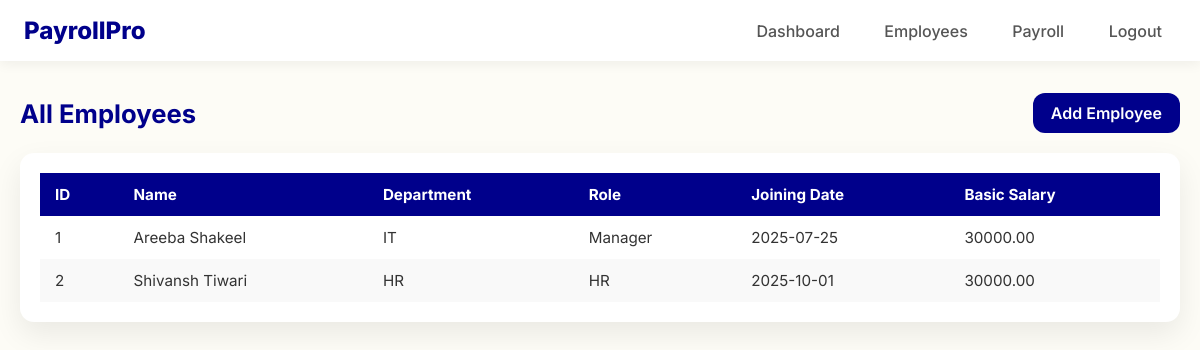
Page /employees (signed in) on the committed database.
### app.py (models this page shows)
class Employee(db.Model):
    id = db.Column(db.Integer, primary_key=True)
    name = db.Column(db.String(100))
    department = db.Column(db.String(100))
    role = db.Column(db.String(100))
    joining_date = db.Column(db.String(100))
    basic_salary = db.Column(db.Float)

### app.py (the view)
@app.route('/employees')
def view_employees():
    if not session.get('user_id'):
        return redirect(url_for('login'))
    employees = Employee.query.all()
    return render_template('view_employees.html', employees=employees)

### app.py (called while the page is built)
@app.context_processor
def inject_current_year():
    return { 'current_year': datetime.now().year }

### templates/view_employees.html (shortened to what this page needs)
<!DOCTYPE html>
<html lang="en">
<head>
</head>
<body>
<header>
    <a class="brand" href="#">PayrollPro</a>
    <div class="nav-links">
        <a href="{{ url_for('dashboard') }}">Dashboard</a>
        <a href="{{ url_for('view_employees') }}">Employees</a>
        <a href="{{ url_for('view_salaries') }}">Payroll</a>
        <a href="{{ url_for('logout') }}">Logout</a>
    </div>
</header>
<main>
    <section class="table-section">
        <div class="table-actions">
            <h2>All Employees</h2>
            <a class="btn-primary" style="color: white;" href="{{ url_for('add_employee') }}">Add Employee</a>
        </div>
        <div class="table-card">
            <table class="responsive-table">
                <thead >
                    <tr style="color: white;"><th>ID</th><th>Name</th><th>Department</th><th>Role</th><th>Joining Date</th><th>Basic Salary</th></tr>
                </thead>
                <tbody>
                    {% for emp in employees %}
                    <tr>
                        <td>{{ emp.id }}</td>
                        <td>{{ emp.name }}</td>
                        <td>{{ emp.department }}</td>
                        <td>{{ emp.role }}</td>
                        <td>{{ emp.joining_date }}</td>
                        <td>{{ "{:.2f}".format(emp.basic_salary) }}</td>
                    </tr>
                    {% endfor %}
                </tbody>
            </table>
        </div>
    </section>
</main>
</body>
</html>

### templates/view_employees.html (style rules this page uses)
:root { --bg: #fdfcf6; --card-bg: #ffffff; --muted: #555; --primary: darkblue; --accent: darkblue; --radius: 14px; --shadow: 0 12px 30px rgba(0,0,0,0.08); }
* { box-sizing: border-box; margin:0; padding:0; }
body { font-family: 'Inter', sans-serif; background: var(--bg); color: #333; }
header { background: var(--card-bg); padding: 16px 24px; display: flex; justify-content: space-between; align-items: center; box-shadow: 0 3px 12px rgba(0,0,0,0.06); }
header .brand { font-weight: 800; font-size: 1.5rem; color: var(--primary); text-decoration: none; }
header .nav-links a { margin-left: 12px; text-decoration: none; font-weight: 500; padding: 8px 14px; border-radius: 8px; transition: 0.3s; color: var(--muted); }
main { max-width: 1200px; margin: 32px auto; padding: 0 20px; }
.table-section { display: flex; flex-direction: column; gap: 20px; }
.table-actions { display: flex; justify-content: space-between; align-items: center; }
.table-actions h2 { font-size: 1.6rem; color: var(--primary); }
.table-actions .btn-primary { background: linear-gradient(90deg, var(--primary), var(--accent)); padding: 10px 18px; border-radius: 12px; color: #333; font-weight: 600; text-decoration: none; transition: 0.3s; }
.table-card { background: var(--card-bg); border-radius: var(--radius); box-shadow: var(--shadow); overflow-x: auto; padding: 20px; }
.responsive-table { width: 100%; border-collapse: collapse; font-size: 0.95rem; }
.responsive-table thead tr { background: var(--primary); color: #333; }
.responsive-table th, .responsive-table td { padding: 12px 15px; text-align: left; }
.responsive-table tbody tr:nth-child(even) { background: #f9f9f9; }

### rows in the picture
Employee: id "1", name "Areeba Shakeel", department "IT", role "Manager", joining_date "2025-07-25", basic_salary "30000.00"
Employee: id "2", name "Shivansh Tiwari", department "HR", role "HR", joining_date "2025-10-01", basic_salary "30000.00"
